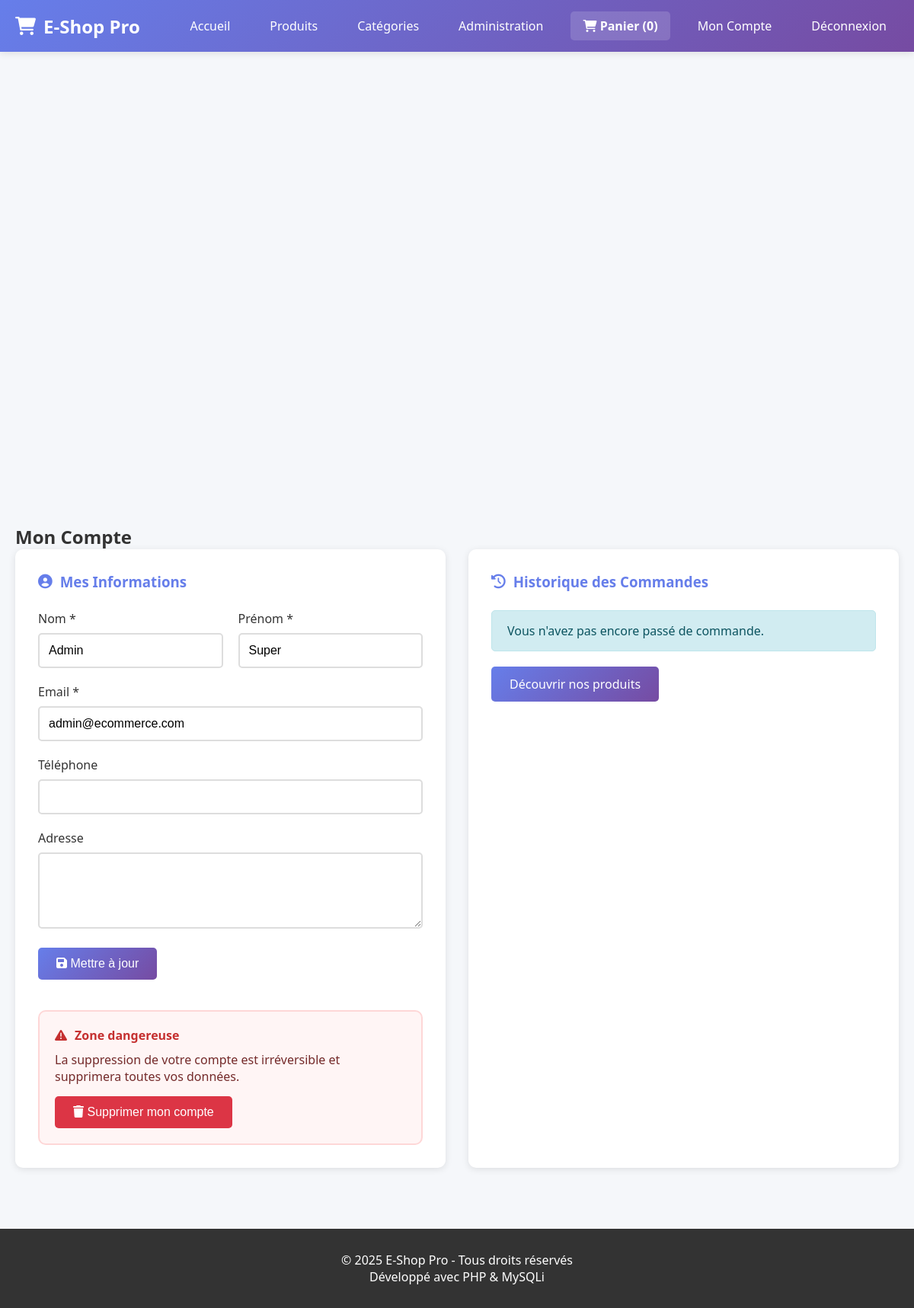
Screenshot of /compte.php (signed in) with the database file from the repository.
### tables this page shows
CREATE TABLE IF NOT EXISTS users (
    id INT AUTO_INCREMENT PRIMARY KEY,
    nom VARCHAR(100) NOT NULL,
    prenom VARCHAR(100) NOT NULL,
    email VARCHAR(150) UNIQUE NOT NULL,
    password VARCHAR(255) NOT NULL,
    telephone VARCHAR(20),
    adresse TEXT,
    is_admin TINYINT(1) DEFAULT 0,
    date_creation TIMESTAMP DEFAULT CURRENT_TIMESTAMP
);

### classes/user.php (called while the page is built, shortened)
<?php
require_once './config/database.php';
class User {
    private $conn;
    private $table = "users";
    public function __construct() {
        $database = new Database();
        $this->conn = $database->getConnection();
    }
    public function getUserById($id) {
        $query = "SELECT id, nom, prenom, email, telephone, adresse, is_admin FROM " . $this->table . " WHERE id = ?";
        $stmt = $this->conn->prepare($query);
        $stmt->bind_param("i", $id);
        $stmt->execute();
        $result = $stmt->get_result();
        return $result->fetch_assoc();
    }
}
?>

### config/database.php (called while the page is built, shortened)
<?php
class Database {
    private $host = "localhost";
    private $db_name = "ecommerce_db";
    private $username = "root";
    private $password = "";
    public function getConnection() {
        $this->conn = null;
        try {
            $this->conn = new mysqli($this->host, $this->username, $this->password, $this->db_name);
            $this->conn->set_charset("utf8mb4");
        } catch (Exception $e) {
            echo "Erreur de connexion : " . $e->getMessage();
        }
        return $this->conn;
    }
}
?>

### compte.php (the view, shortened to what this page needs)
<?php
require_once 'classes/User.php';
$userObj = new User();
$commandeObj = new Commande();
$user = $userObj->getUserById($_SESSION['user_id']);
$commandes = $commandeObj->getByUser($_SESSION['user_id']);
include 'includes/header.php';
?>
<div class="container">
    <h2>Mon Compte</h2>
    <div class="compte-grid">
        <div class="compte-section">
            <h3><i class="fas fa-user-circle"></i> Mes Informations</h3>
            <form method="POST" action="">
                <div class="form-row">
                    <div class="form-group">
                        <label for="nom">Nom *</label>
                        <input type="text" id="nom" name="nom" required
                               value="<?php echo htmlspecialchars($user['nom']); ?>">
                    </div>
                    <div class="form-group">
                        <label for="prenom">Prénom *</label>
                        <input type="text" id="prenom" name="prenom" required
                               value="<?php echo htmlspecialchars($user['prenom']); ?>">
                    </div>
                </div>
                <div class="form-group">
                    <label for="email">Email *</label>
                    <input type="email" id="email" name="email" required
                           value="<?php echo htmlspecialchars($user['email']); ?>">
                </div>
                <div class="form-group">
                    <label for="telephone">Téléphone</label>
                    <input type="tel" id="telephone" name="telephone"
                           value="<?php echo htmlspecialchars($user['telephone']); ?>">
                </div>
                <div class="form-group">
                    <label for="adresse">Adresse</label>
                    <textarea id="adresse" name="adresse" rows="3"><?php echo htmlspecialchars($user['adresse']); ?></textarea>
                </div>
                <button type="submit" name="update_profile" class="btn btn-primary">
                    <i class="fas fa-save"></i> Mettre à jour
                </button>
            </form>
            <div class="danger-zone">
                <h4><i class="fas fa-exclamation-triangle"></i> Zone dangereuse</h4>
                <p>La suppression de votre compte est irréversible et supprimera toutes vos données.</p>
                <form method="POST" action="" onsubmit="return confirm('Êtes-vous sûr de vouloir supprimer votre compte ? Cette action est irréversible.');">
                    <button type="submit" name="delete_account" class="btn btn-danger">
                        <i class="fas fa-trash"></i> Supprimer mon compte
                    </button>
                </form>
            </div>
        </div>
        <div class="compte-section">
            <h3><i class="fas fa-history"></i> Historique des Commandes</h3>
            <?php if (empty($commandes)): ?>
                <div class="alert alert-info">Vous n'avez pas encore passé de commande.</div>
                <a href="produits.php" class="btn btn-primary">Découvrir nos produits</a>
            <?php endif; ?>
        </div>
    </div>
</div>
<?php include 'includes/footer.php'; ?>

### assets/css/style.css (style rules this page uses)
* { margin: 0; padding: 0; box-sizing: border-box; }
body { font-family: 'Segoe UI', Tahoma, Geneva, Verdana, sans-serif; background: #f5f7fa; color: #333; }
.container { max-width: 1200px; margin: 0 auto; padding: 20px; }
.btn { display: inline-block; padding: 12px 24px; border-radius: 5px; text-decoration: none; border: none; cursor: pointer; font-size: 16px; transition: all 0.3s; }
.btn-primary { background: linear-gradient(135deg, #667eea 0%, #764ba2 100%); color: white; }
.btn-danger { background: #dc3545; color: white; }
.form-group { margin-bottom: 20px; }
.form-row { display: grid; grid-template-columns: 1fr 1fr; gap: 20px; }
label { display: block; margin-bottom: 8px; color: #333; font-weight: 500; }
input[type="text"], input[type="email"], input[type="password"], input[type="tel"], input[type="number"], textarea, select { width: 100%; padding: 12px; border: 2px solid #ddd; border-radius: 5px; font-size: 16px; transition: border-color 0.3s; }
textarea { resize: vertical; min-height: 100px; }
.alert { padding: 15px 20px; border-radius: 5px; margin-bottom: 20px; }
.alert-info { background: #d1ecf1; color: #0c5460; border: 1px solid #bee5eb; }
.compte-grid { display: grid; grid-template-columns: 1fr 1fr; gap: 30px; }
.compte-section { background: white; padding: 30px; border-radius: 10px; box-shadow: 0 2px 10px rgba(0,0,0,0.1); }
.compte-section h3 { margin-bottom: 25px; color: #667eea; display: flex; align-items: center; gap: 10px; }
.danger-zone { margin-top: 40px; padding: 20px; background: #fff5f5; border: 2px solid #fed7d7; border-radius: 10px; }
.danger-zone h4 { color: #c53030; margin-bottom: 10px; display: flex; align-items: center; gap: 10px; }
.danger-zone p { color: #742a2a; margin-bottom: 15px; }

### rows the page displays
users: nom "Admin", prenom "Super", email "admin@ecommerce.com"

### other values shown
SITE_NAME "E-Shop Pro"
count($_SESSION['panier']) "0"
